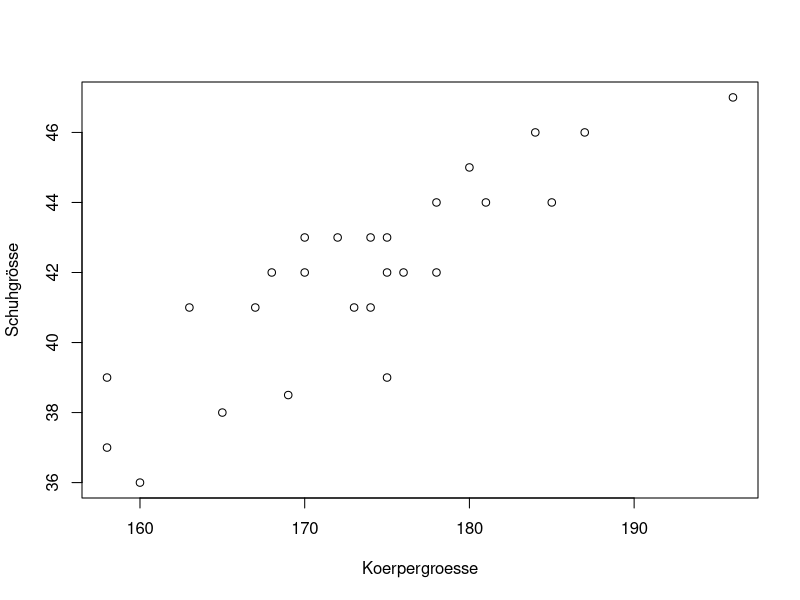
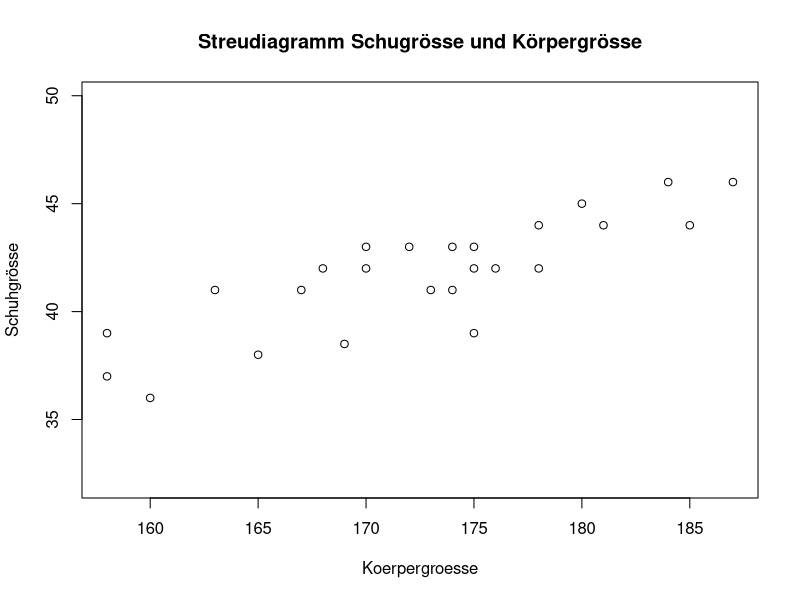
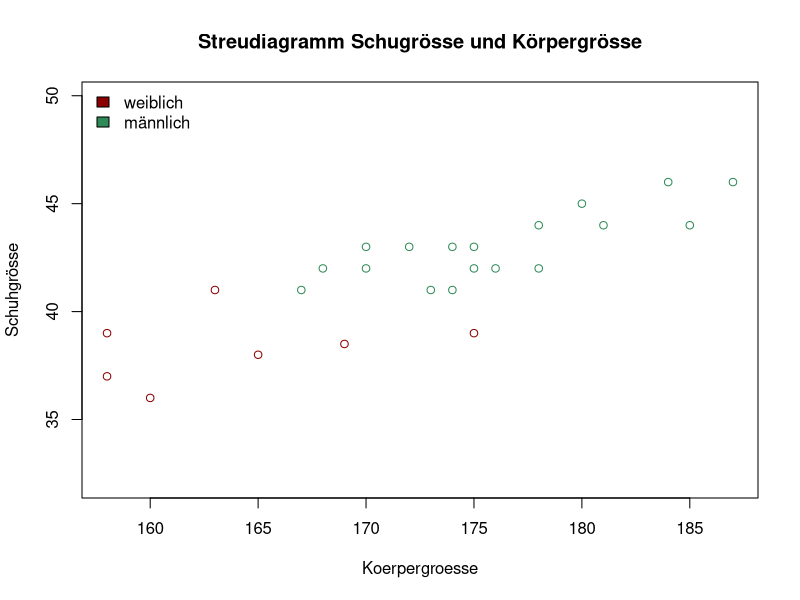
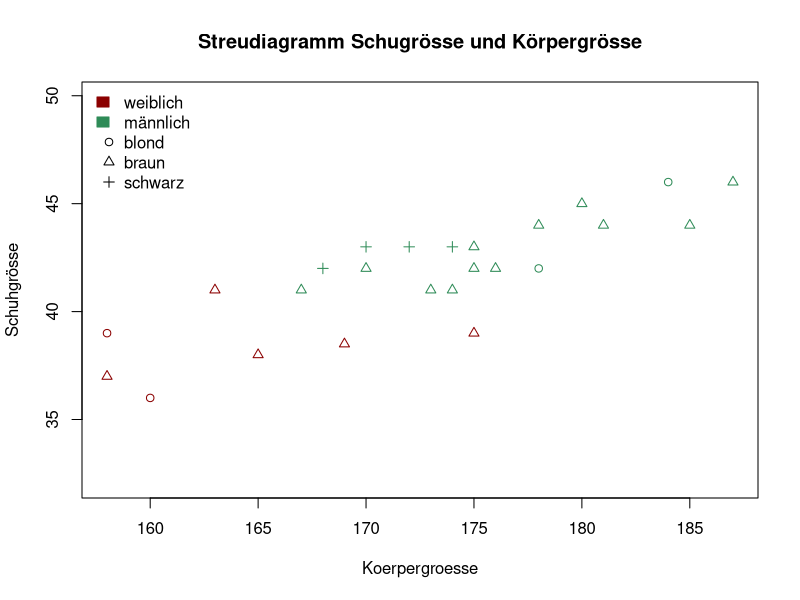
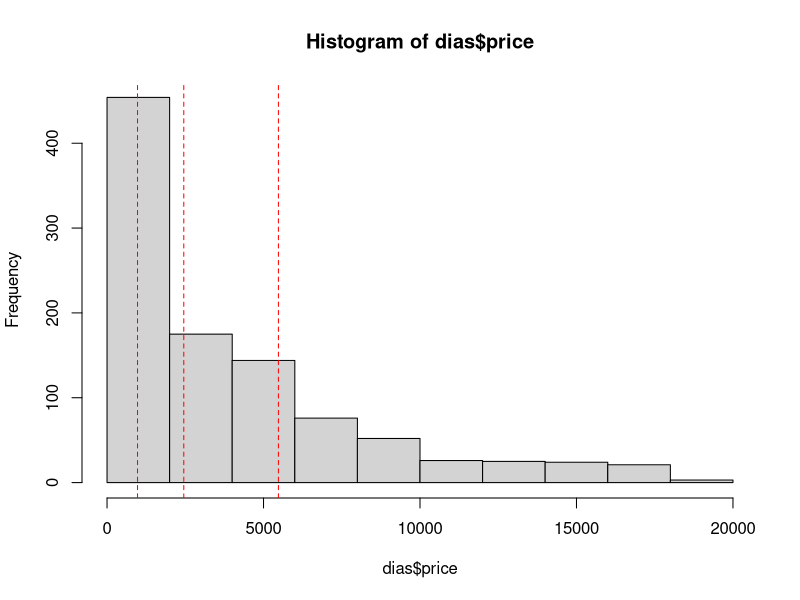
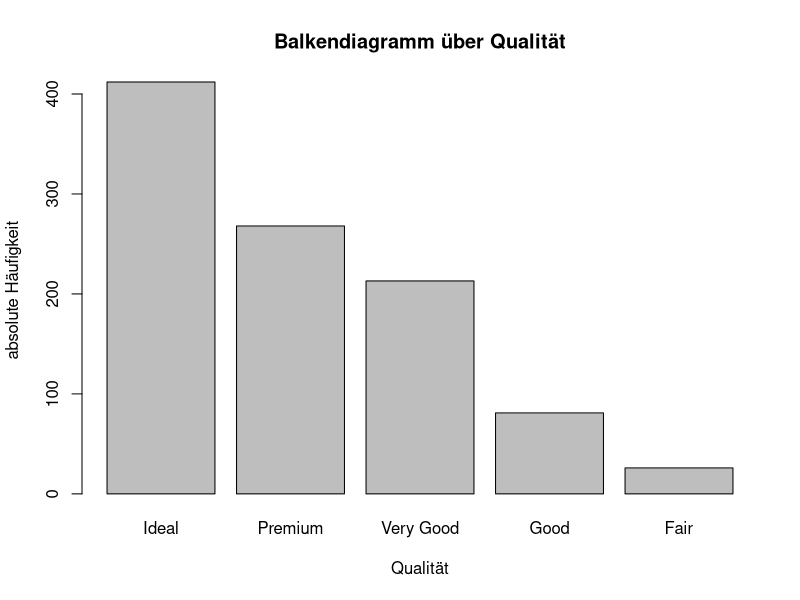
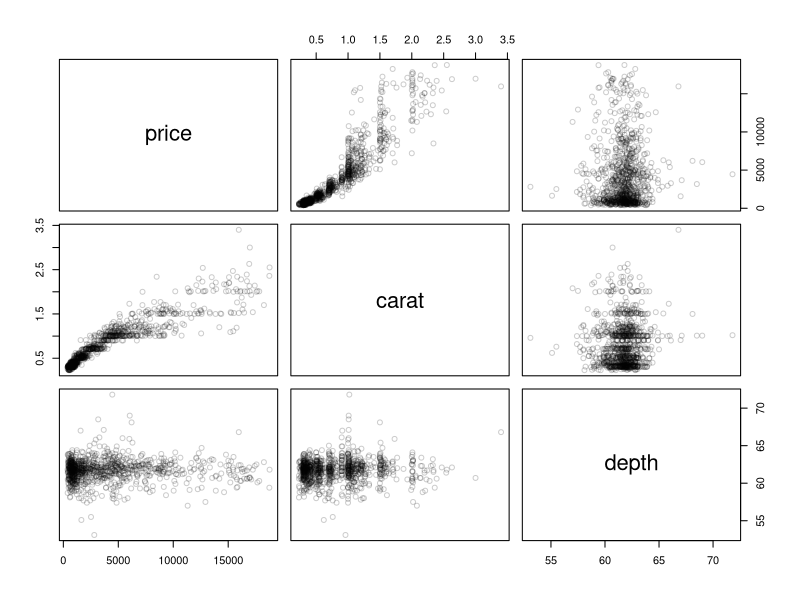
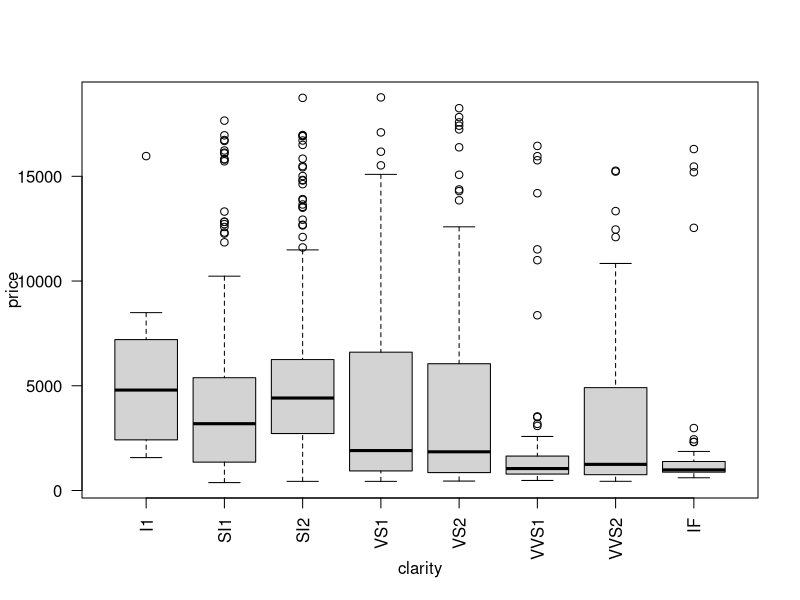

Write the R code that produced these figures, in order.
#####
# 1
library(readxl)
dat <- readxl::read_xlsx("./Data/Fragebogen_ExpD_hs24.xlsx")
dat$Koerpergroesse <- as.numeric(dat$Koerpergroesse)

# a)
plot(Schuhgrösse ~ Koerpergroesse, data=dat)

# b)
dat <- dat[dat$Koerpergroesse < 190,]
plot(Schuhgrösse ~ Koerpergroesse, data=dat,
     main = "Streudiagramm Schugrösse und Körpergrösse",
     asp = 1)

#c)
dat$geschlechtCol <- ''
dat$geschlechtCol[dat$Geschlecht == 'männlich'] <- 'seagreen4'
dat$geschlechtCol[dat$Geschlecht == 'weiblich'] <- 'red4'
plot(Schuhgrösse ~ Koerpergroesse, data=dat,
     main = "Streudiagramm Schugrösse und Körpergrösse",
     asp = 1,
     col = dat$geschlechtCol)
legend("topleft", legend = c("weiblich", "männlich"), fill = c("red4", "seagreen4"), bty = "n")

#d)
dat$Haarfarbe <- factor(dat$Haarfarbe)
plot(Schuhgrösse ~ Koerpergroesse, data=dat,
     main = "Streudiagramm Schugrösse und Körpergrösse",
     asp = 1,
     col = dat$geschlechtCol,
     pch = as.numeric(dat$Haarfarbe))

#e)
legend("topleft", legend = c("weiblich", "männlich","blond","braun", "schwarz"),
       fill = c("red4", "seagreen4", rep(NA, 3)),
       border = c("red4", "seagreen4", rep(NA, 3)),
       pch = c(rep(NA,2),1:3),
       bty = "n")

#####
# 2

#a)
dias <- read.csv(file = './Data/diamanten.csv', sep=";")
hist(dias$price)

#b)
x <- quantile(dias$price, probs = c(0.25,0.5,0.75))
abline(v = x, lty = 2, col = "red")

#c)
barplot(sort(table(dias$cut), decreasing=T),
        xlab = "Qualität", ylab = "absolute Häufigkeit",
        main = "Balkendiagramm über Qualität")

#d)
pairs(dias[,c("price","carat", "depth")],col= rgb(0,0,0,alpha=0.2))

#f)
dias$clarity<-factor(dias$clarity,levels=c("I1","SI1","SI2",
                                         "VS1","VS2","VVS1","VVS2","IF"))
boxplot(price ~ clarity, data=dias, las=2)
